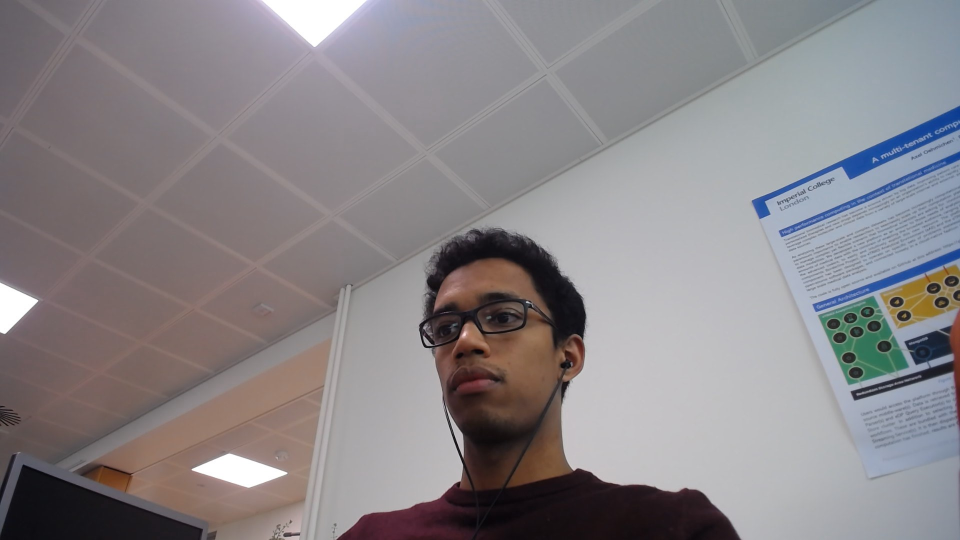
#> input picture Andrinirina/images/im2.jpg, 1920 x 1080 px, found by its file name (shown at 1/2 size)
$ python test_rot.py
#> lines starting #> are read from the running program, lines starting #| are printed output that depends on the picture
import cv2
import numpy as np
import matplotlib.pyplot as plt

img = cv2.imread('images/im2.jpg')
#> img is the input picture: shape (1080, 1920, 3); mean B, G, R 136.1, 132.9, 137.4
rows,cols,ch = img.shape
#> rows = 1080; cols = 1920; ch = 3

pts1 = np.float32([[881, 663],[1024,637],[935,641],[935, 739]])
pts2 = np.float32([[100,100],[260,100],[180,200],[180,304]])

M = cv2.getPerspectiveTransform(pts1,pts2)

dst = cv2.warpPerspective(img,M,(360,360))
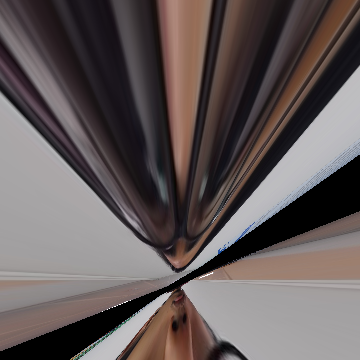
#> dst: shape (360, 360, 3); mean B, G, R 90, 90.2, 99.4

plt.subplot(121),plt.imshow(img),plt.title('Input')
plt.subplot(122),plt.imshow(dst),plt.title('Output')
plt.show()
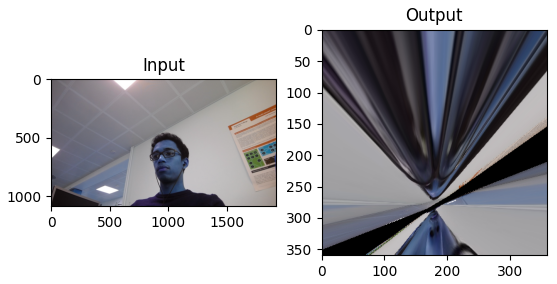
#> figure drawn by matplotlib, 2 panels; B, G, R data is drawn as R, G, B

$ run again, with Andrinirina/images/im1.jpg copied over Andrinirina/images/im2.jpg
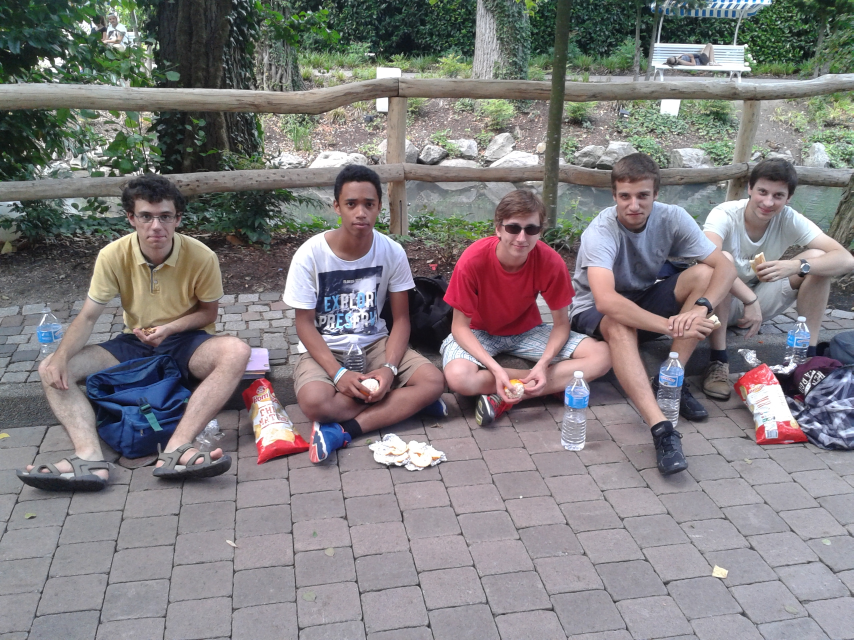
#> input picture Andrinirina/images/im1.jpg, 2560 x 1920 px, found by its file name (shown at 1/3 size)
#> img is the input picture: shape (1920, 2560, 3); mean B, G, R 127.6, 125.9, 129.9
#> `dst = cv2.warpPerspective(img,M,(360,360))`:
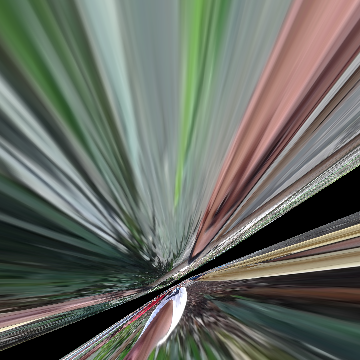
#> dst: shape (360, 360, 3); mean B, G, R 99.5, 108.1, 104.3
#> `plt.show()`:
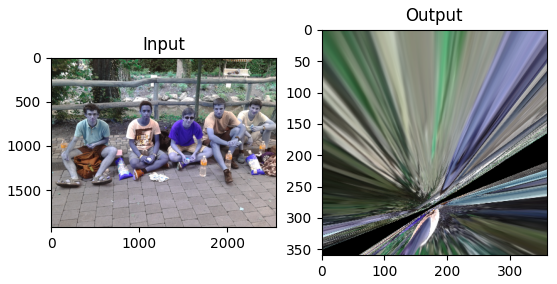
#> figure drawn by matplotlib, 2 panels; B, G, R data is drawn as R, G, B

$ run again, with Andrinirina/images/im3.jpg copied over Andrinirina/images/im2.jpg
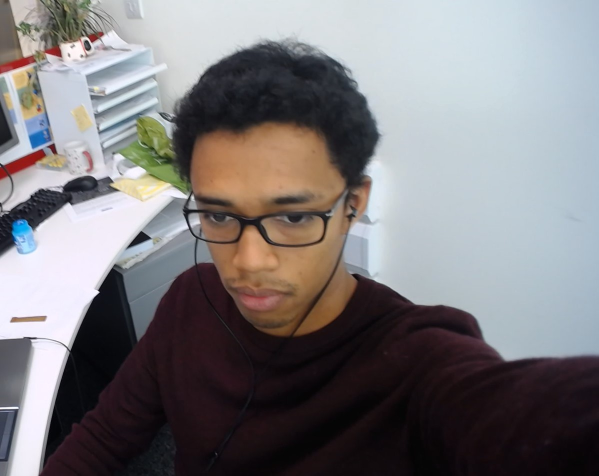
#> input picture Andrinirina/images/im3.jpg, 1197 x 952 px, found by its file name (shown at 1/2 size)
#> img is the input picture: shape (952, 1197, 3); mean B, G, R 124.2, 122, 124.8
#> `dst = cv2.warpPerspective(img,M,(360,360))`:
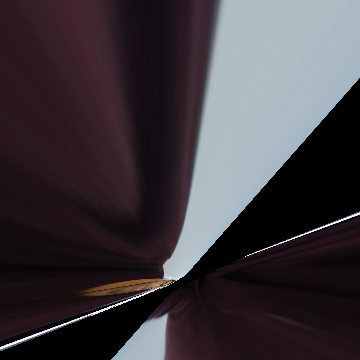
#> dst: shape (360, 360, 3); mean B, G, R 62.6, 57.3, 63.2
#> `plt.show()`:
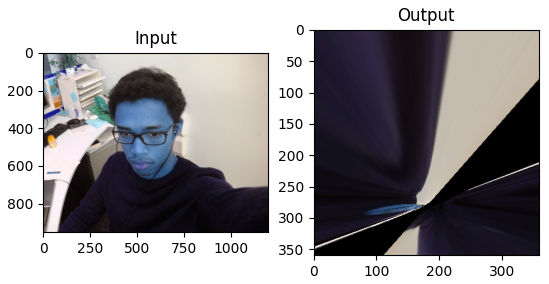
#> figure drawn by matplotlib, 2 panels; B, G, R data is drawn as R, G, B

$ run again, with Andrinirina/images/im4.jpg copied over Andrinirina/images/im2.jpg
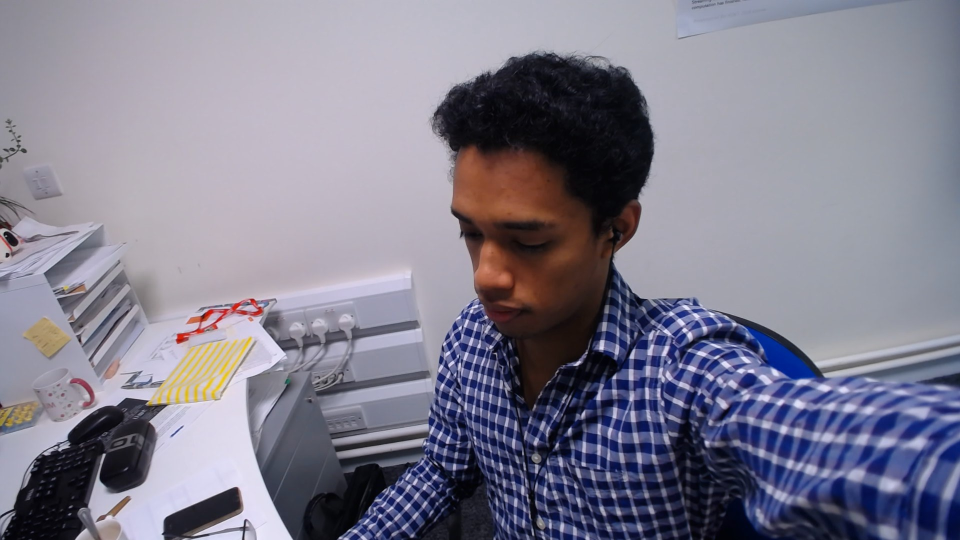
#> input picture Andrinirina/images/im4.jpg, 1920 x 1080 px, found by its file name (shown at 1/2 size)
#> img is the input picture: shape (1080, 1920, 3); mean B, G, R 142.3, 126.1, 128.5
#> `dst = cv2.warpPerspective(img,M,(360,360))`:
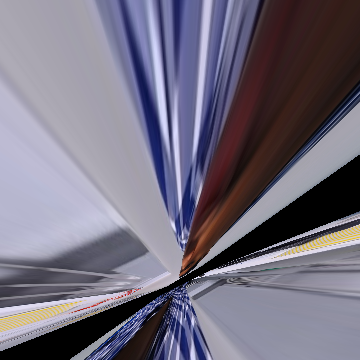
#> dst: shape (360, 360, 3); mean B, G, R 126.5, 110.3, 115.2
#> `plt.show()`:
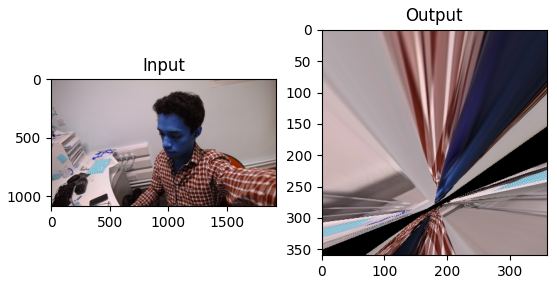
#> figure drawn by matplotlib, 2 panels; B, G, R data is drawn as R, G, B
